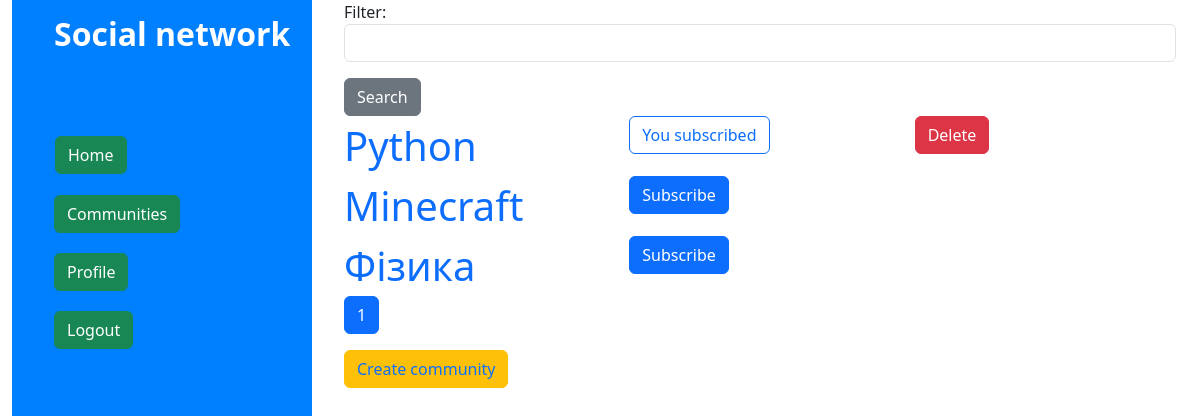
Page /social/communities/ (signed in) on the committed database.
### social/models.py (models this page shows, shortened)
class Community(models.Model):
    name = models.CharField(max_length=50)
    genre = models.ForeignKey(Genre, on_delete=models.CASCADE)
    author = models.ForeignKey(User, on_delete=models.PROTECT)
    subscribers = models.ManyToManyField(User,  blank=True, related_name='subscribers')

### social/views.py (the view)
# urls.py: path('communities/',views.ComunitiesListView.as_view(), name='communities'),
class ComunitiesListView(ListView):
    model = Community
    template_name = 'social/communities_list.html'
    context_object_name = 'communities'
    paginate_by = 5
    def get_context_data(self,**kwargs):
        context = super().get_context_data(**kwargs)
        communities = Community.objects.all()
        query = int(self.request.GET.get('page','1'))
        print(query)
        filter_community = self.request.GET.get("filter", "")
        if filter_community:
            comunity_filter = Community.objects.filter(genre__name = filter_community).all()
            context['communities'] = comunity_filter
        else:
            context['communities'] = Community.objects.all()
        context['communities'] = context['communities'][(query*5) -5 :query*5]
        context["form"] = CommunitiesFilterForm(self.request.GET)
        if self.request.user.is_authenticated:
            context['profile'] = Profile.objects.filter(user = self.request.user).first()
        return context

### social/forms.py
class CommunitiesFilterForm(forms.Form):
    filter = forms.CharField(required=False, label='Filter')
    def __init__(self, *args, **kwargs):
        super(CommunitiesFilterForm, self).__init__(*args, **kwargs)
        self.fields["filter"].widget.attrs.update({"class": "form-control", 'id':'filter_communities', 'name' : "filter_communities"})

### templates/social/communities_list.html (shortened to what this page needs)
{% extends 'base.html' %}
{% block content %}
    <div class="container center">
        <div class="row-3">
            <form method="get">
                {{form.as_p}}
                <button type="submit" id="search_button" class="btn btn-secondary">Search</button>
            </form>
        </div>
        {% for community in communities %}
        <div class="row">
            <div class="col">
                <a href="{% url 'community' community.pk %}" class="coms">{{community.name}}</a>
            </div>
            {% if request.user.is_authenticated %}
            <div class="col">
                <form action="{% url 'subscribe' community.pk %}" method="post">
                    {% if request.user in community.subscribers.all  %}
                        <button type="submit" class="btn btn-outline-primary">You subscribed</button>
                    {% else %}
                        <button type="submit" class="btn btn-primary">Subscribe</button>
                    {%endif%}
                </form>
            </div>
            <div class="col">
                {% if request.user == community.author%}
                <a href="{% url 'community_delete' community.pk %}"><button class="btn btn-danger">Delete</button></a>
                {%endif%}
            </div>
            {% endif %}
        </div>
        {% endfor %}
        <nav aria-label="...">
            <ul class="pagination">
                {% for i in page_obj.paginator.page_range %}
                    {% if i == page_obj.number %}
                    <li class="page-item active">
                        <span class="page-link">
                        {{i}}
                        </span>
                    </li>
                    {% else %}
                    <li class="page-item"><a class="page-link" href="?page={{i}}">{{i}}</a></li>
                    {% endif %}
                {% endfor %}
            </ul>
          </nav>
          <button type="submit" class="btn btn-warning "><a href="{% url 'community_create' %}" style="text-decoration: none;">Create community</a></button>
    </div>
{% endblock %}

### static/css/styles.css (style rules this page uses)
.coms { font-size: 40px; margin-bottom: 10px; text-decoration: none; }
.center { align-self: center; }

### rows in the picture
Community: name "Python", shows "You subscribed", shows "Delete"
Community: name "Minecraft", shows "Subscribe"
Community: name "Фізика", shows "Subscribe"

### other values in the picture
{{ i }} "1"
